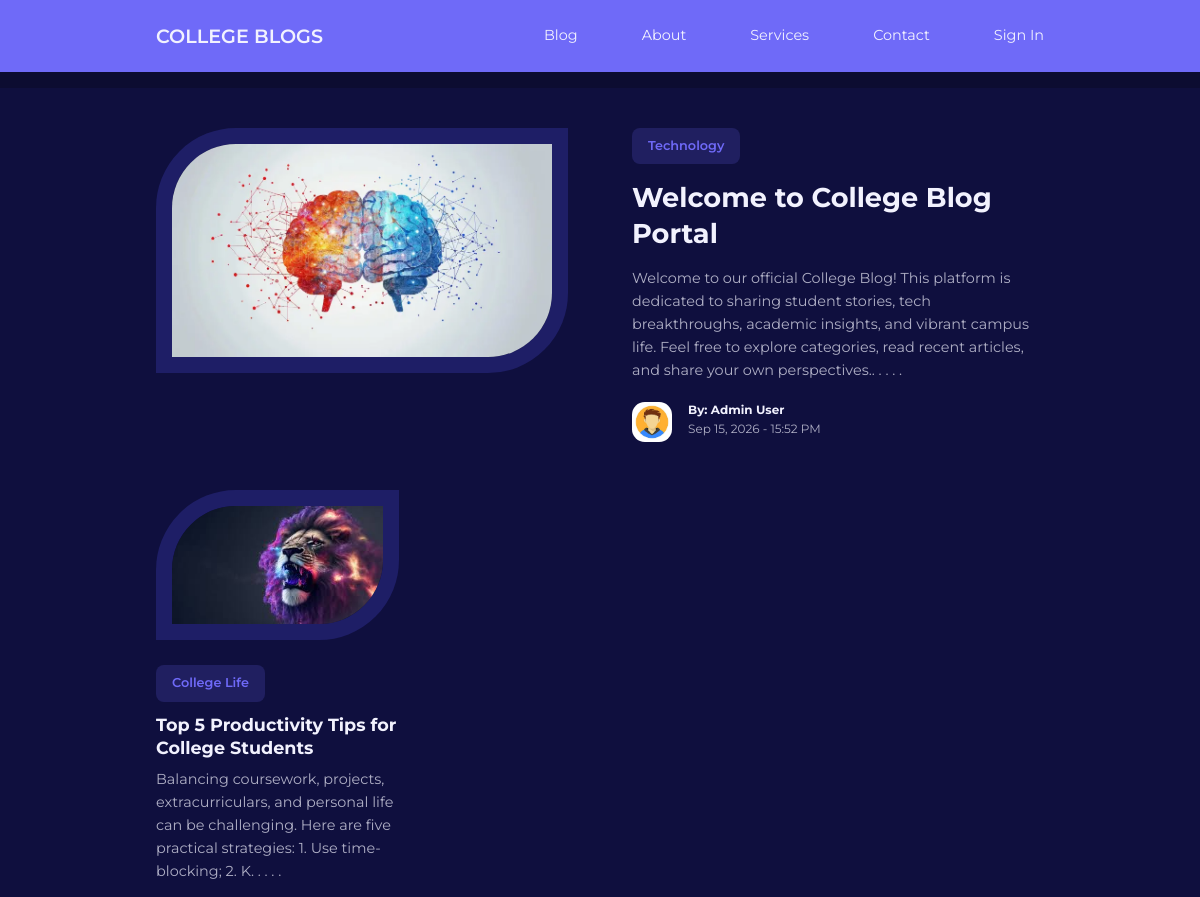
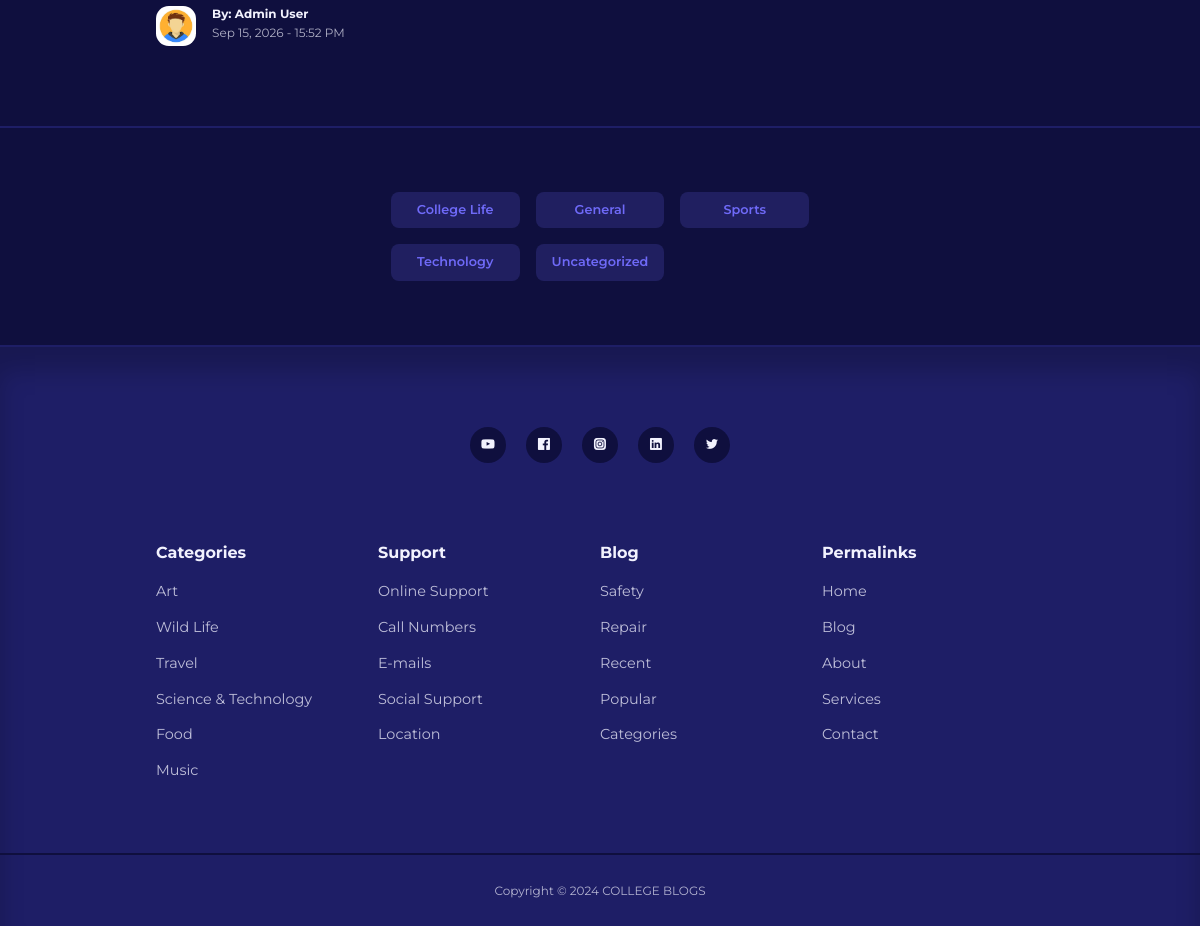
The page / on the database its author committed (2 pictures, top to bottom).
### tables this page shows
CREATE TABLE IF NOT EXISTS `posts` (
  `id` int(11) UNSIGNED NOT NULL AUTO_INCREMENT,
  `title` varchar(255) NOT NULL,
  `body` text NOT NULL,
  `thumbnail` varchar(255) NOT NULL,
  `date_time` timestamp NOT NULL DEFAULT CURRENT_TIMESTAMP,
  `category_id` int(11) UNSIGNED DEFAULT NULL,
  `author_id` int(11) UNSIGNED NOT NULL,
  `is_featured` tinyint(1) NOT NULL DEFAULT 0,
  PRIMARY KEY (`id`),
  KEY `fk_posts_category` (`category_id`),
  KEY `fk_posts_author` (`author_id`)
);

CREATE TABLE IF NOT EXISTS `categories` (
  `id` int(11) UNSIGNED NOT NULL AUTO_INCREMENT,
  `title` varchar(50) NOT NULL,
  `description` text NOT NULL,
  PRIMARY KEY (`id`)
);

CREATE TABLE IF NOT EXISTS `users` (
  `id` int(11) UNSIGNED NOT NULL AUTO_INCREMENT,
  `firstname` varchar(50) NOT NULL,
  `lastname` varchar(50) NOT NULL,
  `username` varchar(50) NOT NULL UNIQUE,
  `email` varchar(100) NOT NULL UNIQUE,
  `password` varchar(255) NOT NULL,
  `avatar` varchar(255) NOT NULL,
  `is_admin` tinyint(1) NOT NULL DEFAULT 0,
  PRIMARY KEY (`id`)
);

### index.php (the view)
<?php
require_once __DIR__ . '/partials/header.php';
$featured_query = "SELECT * FROM posts WHERE is_featured=1 LIMIT 1";
$featured_result = mysqli_query($connection, $featured_query);
$featured = ($featured_result && mysqli_num_rows($featured_result) > 0) ? mysqli_fetch_assoc($featured_result) : null;
if ($featured) {
    $featured_id = (int)$featured['id'];
    $query = "SELECT * FROM posts WHERE id != $featured_id ORDER BY date_time DESC LIMIT 9";
} else {
    $query = "SELECT * FROM posts ORDER BY date_time DESC LIMIT 9";
}
$posts = mysqli_query($connection, $query);
?>
<?php if ($featured) : ?>
    <section class="featured">
        <div class="container featured__container">
            <div class="post__thumbnail">
                <img src="<?= ROOT_URL ?>images/<?= htmlspecialchars($featured['thumbnail']) ?>" alt="Featured Post Thumbnail">
            </div>
            <div class="post__info">
            <?php
            $category_id = (int)$featured['category_id'];
            $category_query = "SELECT * FROM categories WHERE id=$category_id";
            $category_result = mysqli_query($connection, $category_query);
            $category = $category_result ? mysqli_fetch_assoc($category_result) : null;
            $category_title = $category['title'] ?? 'General';
            ?>
                <a href="<?= ROOT_URL ?>category-posts.php?id=<?= $featured['category_id'] ?>" class="category__button"><?= htmlspecialchars($category_title) ?></a>
                <h2 class="post__title"><a href="<?= ROOT_URL ?>post.php?id=<?= $featured['id'] ?>"><?= htmlspecialchars($featured['title']) ?></a></h2>
                <p class="post__body">
                    <?= htmlspecialchars(substr($featured['body'], 0, 300)) ?>. . . . .
                </p>
                <div class="post__author">
                    <?php
                    $author_id = (int)$featured['author_id'];
                    $author_query = "SELECT * FROM users WHERE id=$author_id";
                    $author_result = mysqli_query($connection, $author_query);
                    $author = $author_result ? mysqli_fetch_assoc($author_result) : null;
                    $author_name = $author ? "{$author['firstname']} {$author['lastname']}" : "Anonymous";
                    $author_avatar = (!empty($author['avatar'])) ? $author['avatar'] : '1731062212avatar01.jpg';
                    ?>
                    <div class="post__author-avatar">
                        <img src="<?= ROOT_URL ?>images/<?= htmlspecialchars($author_avatar) ?>" alt="Author Avatar">
                    </div>
                    <div class="post__author-info">
                        <h5>By: <?= htmlspecialchars($author_name) ?></h5>
                        <small>
                            <?= date("M d, Y - H:i A", strtotime($featured['date_time'])) ?>
                        </small>
                    </div>
                </div>
            </div>
        </div>
    </section>
<?php endif ?>
<section class="posts <?= $featured ? '' : 'section__extra-margin' ?>">
    <div class="container posts__container">
        <?php if ($posts && mysqli_num_rows($posts) > 0) : ?>
            <?php while($post = mysqli_fetch_assoc($posts)) : ?>
            <article class="post">
                <div class="post__thumbnail">
                    <img src="<?= ROOT_URL ?>images/<?= htmlspecialchars($post['thumbnail']) ?>" alt="Post Thumbnail">
                </div>
                <div class="post__info">
                <?php
                $category_id = (int)$post['category_id'];
                $category_query = "SELECT * FROM categories WHERE id=$category_id";
                $category_result = mysqli_query($connection, $category_query);
                $category = $category_result ? mysqli_fetch_assoc($category_result) : null;
                $category_title = $category['title'] ?? 'General';
                ?>
                    <a href="<?= ROOT_URL ?>category-posts.php?id=<?= $post['category_id'] ?>" class="category__button"><?= htmlspecialchars($category_title) ?></a>
                    <h3 class="post__title">
                        <a href="<?= ROOT_URL ?>post.php?id=<?= $post['id'] ?>"><?= htmlspecialchars($post['title']) ?></a>
                    </h3>
                    <p class="post__body">
                    <?= htmlspecialchars(substr($post['body'], 0, 150)) ?>. . . . .
                    </p>
                    <div class="post__author">
                    <?php
                        $author_id = (int)$post['author_id'];
                        $author_query = "SELECT * FROM users WHERE id=$author_id";
                        $author_result = mysqli_query($connection, $author_query);
                        $author = $author_result ? mysqli_fetch_assoc($author_result) : null;
                        $author_name = $author ? "{$author['firstname']} {$author['lastname']}" : "Anonymous";
                        $author_avatar = (!empty($author['avatar'])) ? $author['avatar'] : '1731062212avatar01.jpg';
                    ?>
                        <div class="post__author-avatar">
                            <img src="<?= ROOT_URL ?>images/<?= htmlspecialchars($author_avatar) ?>" alt="Author Avatar">
                        </div>
                        <div class="post__author-info">
                        <h5>By: <?= htmlspecialchars($author_name) ?></h5>
                            <small>
                            <?= date("M d, Y - H:i A", strtotime($post['date_time'])) ?>
                            </small>
                        </div>
                    </div>
                </div>
            </article>
            <?php endwhile ?>
        <?php elseif (!$featured) : ?>
            <div class="alert__message error lg">
                <p>No posts available at the moment. Please check back later!</p>
            </div>
        <?php endif ?>
    </div>
</section>
<section class="category__buttons">
    <div class="container category__buttons-container">
        <?php
            $all_categories_query = "SELECT * FROM categories ORDER BY title ASC";
            $all_categories = mysqli_query($connection, $all_categories_query);
        ?>
        <?php if ($all_categories) : ?>
            <?php while($category = mysqli_fetch_assoc($all_categories)) : ?>
            <a href="<?= ROOT_URL ?>category-posts.php?id=<?= $category['id'] ?>" class="category__button"><?= htmlspecialchars($category['title']) ?></a>
            <?php endwhile ?>
        <?php endif ?>
    </div>
</section>
<?php
require_once __DIR__ . '/partials/footer.php';
?>

### partials/header.php (shortened to what this page needs)
<?php
$avatar = null;
?>
<!DOCTYPE html>
<html lang="en">
<head>
    <link rel="stylesheet" href="<?=ROOT_URL?>css/style.css">
    <link rel="stylesheet" href="https://unicons.iconscout.com/release/v4.0.8/css/line.css">
</head>
<body>
    <nav>
        <div class="container nav__container">
            <a href="<?= ROOT_URL ?>" class="nav__logo">COLLEGE BLOGS</a>
            <ul class="nav__items">
                <li><a href="<?= ROOT_URL ?>blog.php">Blog</a></li>
                <li><a href="<?= ROOT_URL ?>about.php">About</a></li>
                <li><a href="<?= ROOT_URL ?>services.php">Services</a></li>
                <li><a href="<?= ROOT_URL ?>contact.php">Contact</a></li>
                <?php if(isset($_SESSION['user-id'])): ?>
                    <li class="nav__profile">
                    <div class="avatar">
                        <img src="<?= ROOT_URL . 'images/' . (!empty($avatar['avatar']) ? $avatar['avatar'] : '1731062212avatar01.jpg') ?>" alt="User Avatar">
                    </div>
                    <ul>
                        <li><a href="<?= ROOT_URL ?>admin/index.php">Dashboard</a></li>
                        <li><a href="<?= ROOT_URL ?>logout.php">Logout</a></li>
                    </ul>
                </li>
                <?php else : ?>
                <li><a href="<?= ROOT_URL ?>signin.php">Sign In</a></li>
                <?php endif ?>
            </ul>
        </div>
    </nav>

### partials/footer.php (shortened to what this page needs)
<footer>
    <div class="footer__socials">
        <a href="https://www.youtube.com/" target="_blank"><i class="uil uil-youtube"></i></a>
        <a href="https://www.facebook.com/" target="_blank"><i class="uil uil-facebook"></i></a>
        <a href="https://www.instagram.com/" target="_blank"><i class="uil uil-instagram-alt"></i></a>
        <a href="https://www.linkedin.com/" target="_blank"><i class="uil uil-linkedin"></i></a>
        <a href="https://www.twitter.com/" target="_blank"><i class="uil uil-twitter"></i></a>
    </div>
    <div class="container footer__container">
        <article>
            <h4>Categories</h4>
            <ul>
                <li><a href="">Art</a></li>
                <li><a href="">Wild Life</a></li>
                <li><a href="">Travel</a></li>
                <li><a href="">Science & Technology</a></li>
                <li><a href="">Food</a></li>
                <li><a href="">Music</a></li>
            </ul>
        </article>
        <article>
            <h4>Support</h4>
            <ul>
                <li><a href="">Online Support</a></li>
                <li><a href="">Call Numbers</a></li>
                <li><a href="">E-mails</a></li>
                <li><a href="">Social Support</a></li>
                <li><a href="">Location</a></li>
            </ul>
        </article>
        <article>
            <h4>Blog</h4>
            <ul>
                <li><a href="">Safety</a></li>
                <li><a href="">Repair</a></li>
                <li><a href="">Recent</a></li>
                <li><a href="">Popular</a></li>
                <li><a href="">Categories</a></li>
            </ul>
        </article>
        <article>
            <h4>Permalinks</h4>
            <ul>
                <li><a href="">Home</a></li>
                <li><a href="">Blog</a></li>
                <li><a href="">About</a></li>
                <li><a href="">Services</a></li>
                <li><a href="">Contact</a></li>
            </ul>
        </article>
    </div>
    <div class="footer__copyright">
        <small>Copyright &copy; 2024 COLLEGE BLOGS</small>
    </div>
</footer>
</body>
</html>

### css/style.css (style rules this page uses)
:root { --color-primary: #6f6af8; --color-primary-light: hsl(242, 91%, 69%, 18%); --color-primary-variant: #5854c7; --color-red: #da0f3f; --color-red-light: hsl(346, 87%, 46%, 15%); --color-green: #00c476; --color-green-light: hsl(156,100%,38%,15%); --color-gray-900:#1e1e66; --color-gray-700:#2d2b7c; --color-gray-300:rgba(242,242,254,0.3); --color-gray-200:rgba(242,242,254,0.7); --color-white:#f2f2fe; --color-bg:#0f0f3e; --transition: all 300ms ease; --container-width-lg:74%; --container-width-md:88%; --form-width: 40%; --card-border-radius-1: 0.3rem; --card-border-radius-2: 0.5rem; --card-border-radius-3: 0.8rem; --card-border-radius-4: 2rem; --card-border-radius-5: 5rem; }
* { margin:0; padding:0; outline:0; border:0; appearance: 0; list-style: none; text-decoration: none; box-sizing: border-box; }
body { font-family: 'Montserrat', sans-serif; line-height: 1.6; color: var(--color-gray-200); overflow-x: hidden; background: var(--color-bg); font-size: 0.9rem; }
.container { width: var(--container-width-lg); max-width: 1800px; margin-inline: auto; }
section { margin-top: 3rem; width: 100vw; }
h1, h2, h3, h4, h5 { color: var(--color-white); line-height: 1.3; }
h2 { font-size: 1.7rem; margin: 1rem 0; }
h3 { font-size: 1.1rem; margin: 0.8rem 0 0.5rem; }
h4 { font-size: 1rem; }
a { color: var(--color-white); transition: var(--transition); }
img { display: block; width: 100%; object-fit: cover; }
nav { background: var(--color-primary); width: 100vw; height: 4.5rem; position: fixed; top: 0; z-index: 10; box-shadow: 0 1rem rgba(0,0,0,0.2); }
.nav__container { height: 100%; display: flex; align-items: center; justify-content: space-between; }
.nav__logo { font-weight: 600; font-size: 1.2rem; }
.nav__items { display: flex; align-items: center; gap: 4rem; }
.category__button { background: var(--color-primary-light); color: var(--color-primary); display: inline-block; padding: 0.5rem 1rem; border-radius: var(--card-border-radius-2); font-weight: 600; font-size: 0.8rem; text-align: center; }
.post__thumbnail { border-radius: var(--card-border-radius-5)0; border: 1rem solid var(--color-gray-900); overflow: hidden; margin-bottom: 1.6rem; }
.post__author { display: flex; gap: 1rem; margin-top: 1.2rem; }
.post__author-avatar { width: 2.5rem; height: 2.5rem; border-radius: var(--card-border-radius-3); overflow: hidden; }
.featured { margin-top: 8rem; }
.featured__container { display: grid; grid-template-columns: 1fr 1fr; gap: 4rem; }
.featured .post__thumbnail { height: fit-content; }
.posts__container { display: grid; grid-template-columns: repeat(3,1fr); gap: 5rem; margin-bottom: 5rem; }
.category__buttons { padding: 4rem 0; border-top: 2px solid var(--color-gray-900); border-bottom: 2px solid var(--color-gray-900); }
.category__buttons-container { width: fit-content; display: grid; grid-template-columns: repeat(3, 1fr); gap: 1rem; }
footer { background: var(--color-gray-900); padding: 5rem 0 0; box-shadow: inset 0 1.5rem 1.5rem rgba(0,0,0,0.2); }
.footer__socials { margin-inline: auto; width: fit-content; margin-bottom: 5rem; display: flex; justify-content: space-between; align-items: center; gap: 1.2rem; }
.footer__socials a { background: var(--color-bg); border-radius: 50%; width: 2.3rem; height: 2.3rem; display: flex; align-items: center; justify-content: center; }
.footer__container { display: grid; grid-template-columns: repeat(4, 1fr); }
footer h4 { color: var(--color-white); margin-bottom: 0.6rem; }
footer ul li { padding: 0.4rem 0; }
footer ul a { opacity: 0.75; }
.footer__copyright { text-align: center; padding: 1.5rem 0; border-top: 2px solid var(--color-bg); margin-top: 4rem; }

### rows shown on the page
posts: thumbnail (picture), title "Welcome to College Blog Portal", body "Welcome to our official College Blog! This platform is dedicated to sharing student stories, tech breakthroughs, academic insights, and vibrant campus life. Feel free to explore categories, read recent articles, and share your own perspectives.", date_time "Sep 15, 2026 - 15:52 PM"
categories: title "Technology"
users: avatar (picture), author_name "Admin User"
posts: thumbnail (picture), category.title "College Life", title "Top 5 Productivity Tips for College Students", body "Balancing coursework, projects, extracurriculars, and personal life can be challenging. Here are five practical strategies: 1. Use time-blocking; 2. K", author.avatar (picture), author.lastname "Admin User", date_time "Sep 15, 2026 - 15:52 PM"
categories: title "College Life"
categories: title "General"
categories: title "Sports"
categories: title "Uncategorized"
